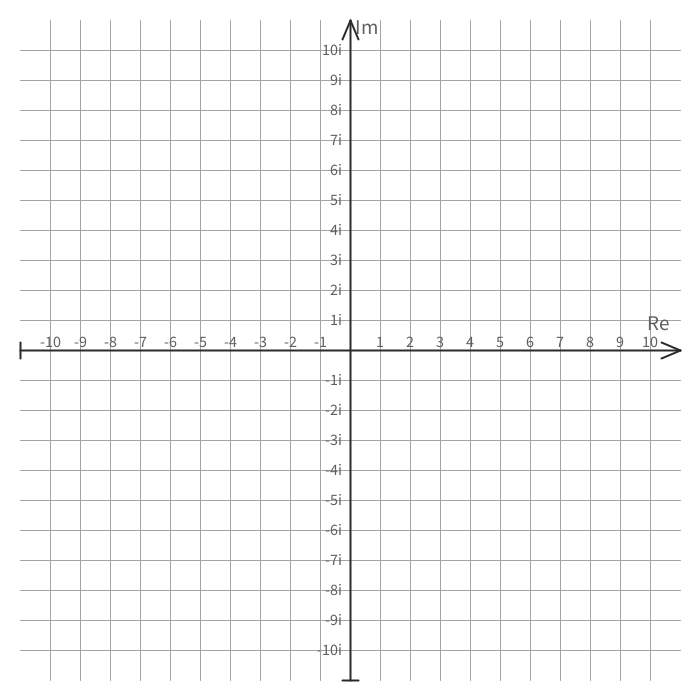
Frame 1 (no input)
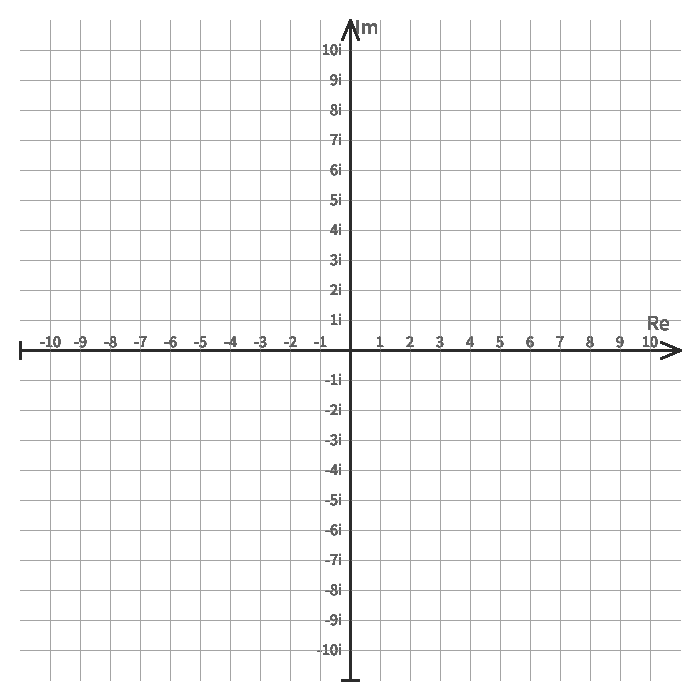
Frame 60 (the mouse pressed at the canvas centre just before this capture)
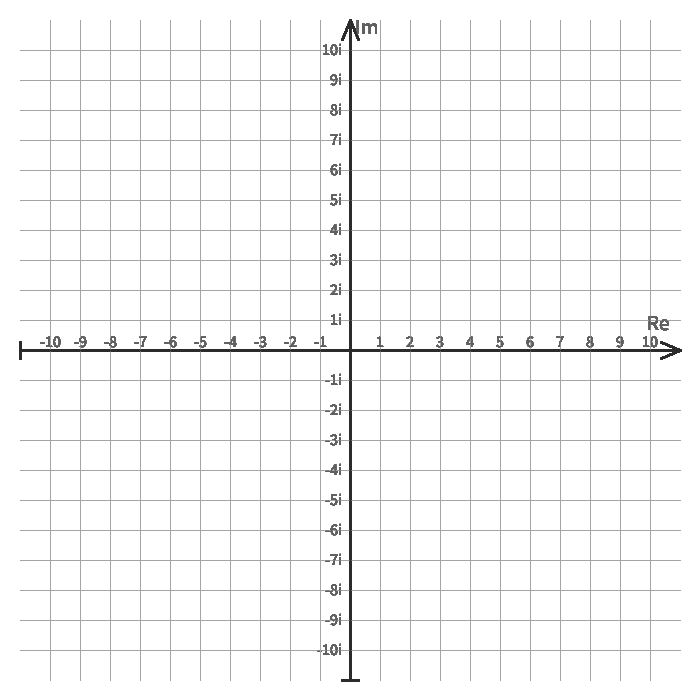
Frame 120 (the mouse held since frame 60 and released just before this capture)

The Processing sketch that drew these frames (run headless with seeded random() and noise(); from frame 60 on, the mouse is pressed at the canvas centre):

// Processing sketch: complex_plane_generator
// ── complex_plane_generator.pde
int m = 20;   //Margin
int s = 30;   //Spacing
int a_w = 8;  //Arrow width
int a_h = 19;  //Arrow height

void setup(){
  size(700, 700);
  background(255);
}

void draw(){
  int r = floor((height / 2 - (m + a_h)) / s);
  int c = floor((width / 2 - (m + a_h)) / s);
  
  stroke(164);
  strokeWeight(1);
  
  textSize(16);
  fill(96);
  
  for(int i = 1; i <= r; i++){              //Numbering on the imaginary axis
    textAlign(RIGHT);
    line(m, height / 2 - s*i, width - m, height / 2 - s*i);
    text(i + "i", width / 2 - a_w, height / 2 - s*i + 5);
    line(m, height / 2 + s*i, width - m, height / 2 + s*i);
    text("-" + i + "i", width / 2 - a_w, height / 2 + s*i + 5);
  }
  
  for(int i = 1; i <= c; i++){
    textAlign(CENTER, BOTTOM);
    line(width / 2 + s*i, m, width / 2 + s*i, height - m);
    text(i, width / 2 + s*i, height / 2);
    line(width / 2 - s*i, m, width / 2 - s*i, height - m);
    text("-" + i, width / 2 - s*i, height / 2);
  }
  
  stroke(43);
  strokeWeight(2);
  
  line(m, height / 2, width - m, height / 2);                            //The x-axis
  line(width / 2 - a_w, m + a_h, width / 2, m);                          //The arrow
  line(width / 2, m, width / 2 + a_w, m + a_h);                          //The arrow
  line(width / 2 - a_w, height - m, width / 2 + a_w, height - m);        //The line in the other end
  
  line(width / 2, m, width / 2, height - m);                             //The y-axis
  line(width - (m + a_h), height / 2 - a_w, width - m, height / 2);      //The arrow
  line(width - m, height / 2, width - (m + a_h), height / 2 + a_w);      //The arrow
  line(m, height / 2 - a_w, m, height / 2 + a_w);                        //The line in the other end
  
  textSize(21);
  fill(96);
  text("Im", width / 2 + 2 * a_w, a_h * 2);
  text("Re", width - (m + a_h + a_h / 5), height / 2 - a_w * 2);
  
  save("plane.png");
}
